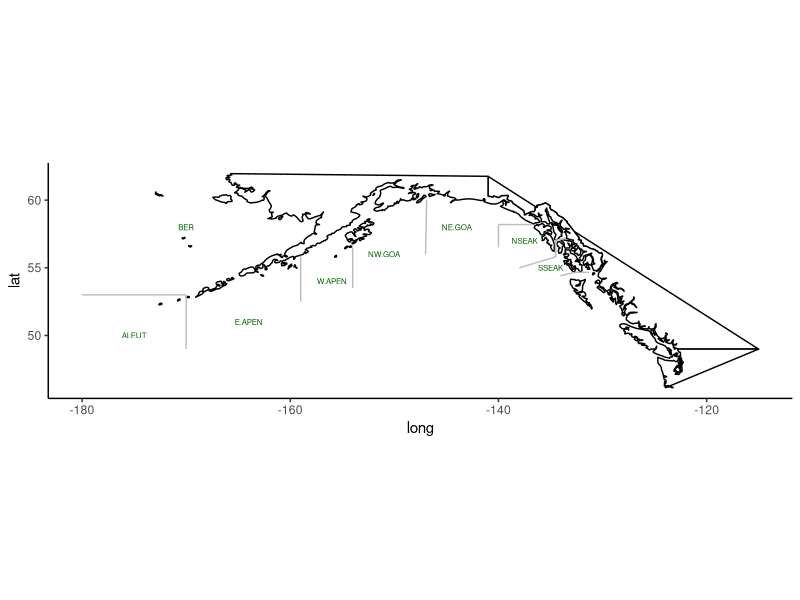

Source code (R):
library(tidyverse)
library(here)
#11-14 NOTES:
#Check with Ole about location of Bering. if it stays vs if we move it to be 90 degrees with X610 doesnt matter in terms of recoveries 


df = read.csv("Maps_and_Charts_of_Regions/spatial_bounds_gs_new.csv", stringsAsFactors = FALSE) %>%
    filter(state == 'ak')

#This map plots the spatial boxes that we assign effort and recovery too. 

world <- map_data("world")
north_america <- subset(world, region %in% c("USA", "Canada"))

map<-north_america %>%
    filter(!group== 1511, !group== 1518, !group==1515, !group==1508, !group==1502, !group==1509) %>%
    filter(!long > -115) %>%
    filter(!lat < 46) %>%
    filter(!lat > 62) %>%
    filter(!long < -173) %>%
    ggplot( ) +
    geom_polygon(aes(x = long, y = lat, group = group), fill = "white", color = "black") +
    coord_fixed(1.3) +
    geom_segment(data = df, colour="gray", aes(x = as.numeric(line.start.lon), 
                                               y = as.numeric(line.start.lat), 
                                               xend = as.numeric(line.end.lon), 
                                               yend = as.numeric(line.end.lat))) +
#  geom_text(data=df, colour="darkgreen",aes(x=label_long1, y= label_lat1, label= region), size=2)+ #smaller labels for CA, OR, and WA so they fit
  geom_text(data=df, colour="darkgreen",aes(x=as.numeric(label_long2), y=as.numeric(label_lat2), label= region), size=2) +
  theme_classic()
map

#pdf("AKnew_regions_map.pdf", width=13, height=8.5); print(map); dev.off()

# 
# geom_polygon(aes(x = long, y = lat, group = group), fill = "white", color = "black") +
#   coord_fixed(1.3)+
#   geom_point(data = trawl_lat_long, mapping = aes(x = longitude, y = latitude, color = sector)) +
#   theme_bw()
